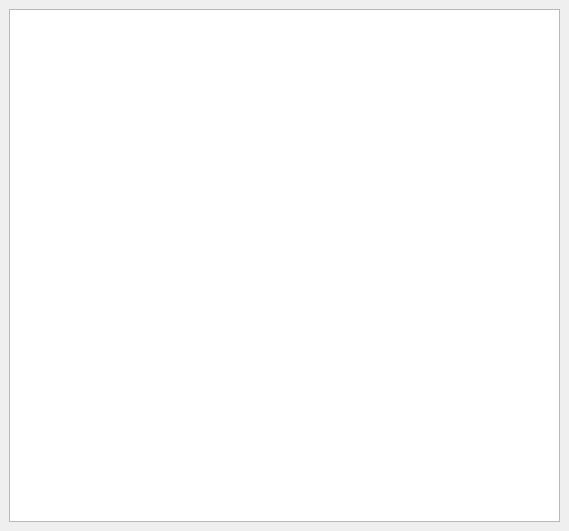
<?xml version="1.0" encoding="UTF-8"?>
<ui version="4.0">
 <class>ZELNLogWidget</class>
 <widget class="QWidget" name="ZELNLogWidget">
  <property name="geometry">
   <rect>
    <x>0</x>
    <y>0</y>
    <width>569</width>
    <height>531</height>
   </rect>
  </property>
  <property name="windowTitle">
   <string>Zinek Launcher - Log</string>
  </property>
  <layout class="QVBoxLayout" name="verticalLayout">
   <property name="spacing">
    <number>0</number>
   </property>
   <property name="leftMargin">
    <number>0</number>
   </property>
   <property name="topMargin">
    <number>0</number>
   </property>
   <property name="rightMargin">
    <number>0</number>
   </property>
   <property name="bottomMargin">
    <number>0</number>
   </property>
   <item>
    <widget class="QScrollArea" name="scrollArea_2">
     <property name="styleSheet">
      <string notr="true"/>
     </property>
     <property name="frameShape">
      <enum>QFrame::NoFrame</enum>
     </property>
     <property name="frameShadow">
      <enum>QFrame::Plain</enum>
     </property>
     <property name="widgetResizable">
      <bool>true</bool>
     </property>
     <widget class="QWidget" name="scrollAreaWidgetContents_2">
      <property name="geometry">
       <rect>
        <x>0</x>
        <y>0</y>
        <width>569</width>
        <height>531</height>
       </rect>
      </property>
      <property name="styleSheet">
       <string notr="true"/>
      </property>
      <layout class="QVBoxLayout" name="verticalLayout_2">
       <item>
        <widget class="QPlainTextEdit" name="txtConsole">
         <property name="readOnly">
          <bool>true</bool>
         </property>
        </widget>
       </item>
      </layout>
     </widget>
    </widget>
   </item>
  </layout>
 </widget>
 <resources/>
 <connections/>
</ui>
